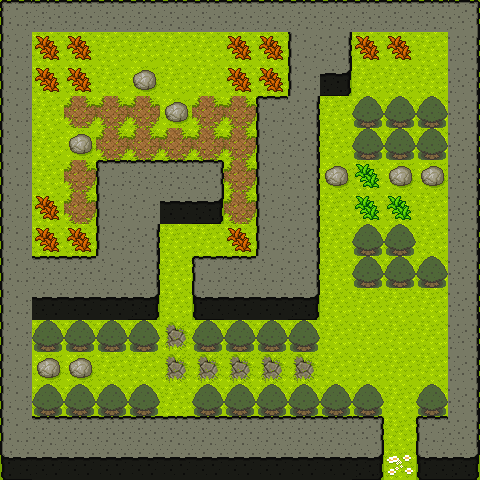

Below is a game level as drawn by its tile map, then a one-line description and the .tmx file that defines it, in full:
An orthogonal 15x15 tile map with 32x32 px tiles, 1 tile layer (Livello tile 1) and 4 objects (4x Bat).

<map version="1.4" tiledversion="1.4.2" orientation="orthogonal" renderorder="right-down" width="15" height="15" tilewidth="32" tileheight="32" infinite="0" nextlayerid="3" nextobjectid="8">
 <tileset firstgid="1" name="tileset" tilewidth="32" tileheight="32" tilecount="256" columns="16">
  <image source="../tileset.png" width="512" height="512" />
 </tileset>
 <layer id="1" name="Livello tile 1" width="15" height="15">
  <data encoding="csv">
39,45,45,45,45,45,45,45,45,45,45,45,45,45,40,
43,4,4,2,2,2,2,4,4,43,44,4,4,2,44,
43,4,4,2,38,2,2,4,4,43,42,2,2,2,44,
43,2,50,50,50,38,50,50,39,44,2,3,3,3,44,
43,2,38,50,50,50,50,50,43,44,2,3,3,3,44,
43,2,50,39,45,45,40,50,43,44,38,1,38,38,44,
43,4,50,43,46,47,42,50,43,44,2,1,1,2,44,
43,4,4,43,44,2,2,4,43,44,2,3,3,2,44,
43,45,45,46,44,2,39,45,46,44,2,3,3,3,44,
43,47,47,47,42,2,41,47,47,42,2,2,2,2,44,
43,3,3,3,3,51,3,3,3,3,2,2,2,2,44,
43,38,38,2,2,51,51,51,51,51,2,2,2,2,44,
43,3,3,3,3,2,3,3,3,3,3,3,2,3,44,
43,45,45,45,45,45,45,45,45,45,45,40,2,39,44,
41,47,47,47,47,47,47,47,47,47,47,42,17,41,42
</data>
 </layer>
 <objectgroup id="2" name="objects">
  <object id="3" name="Bat" x="193.333" y="118" />
  <object id="4" name="Bat" x="112.5" y="117.5" />
  <object id="5" name="Bat" x="65.667" y="166.833" />
  <object id="6" name="Bat" x="253.5" y="63.333" />
 </objectgroup>
</map>